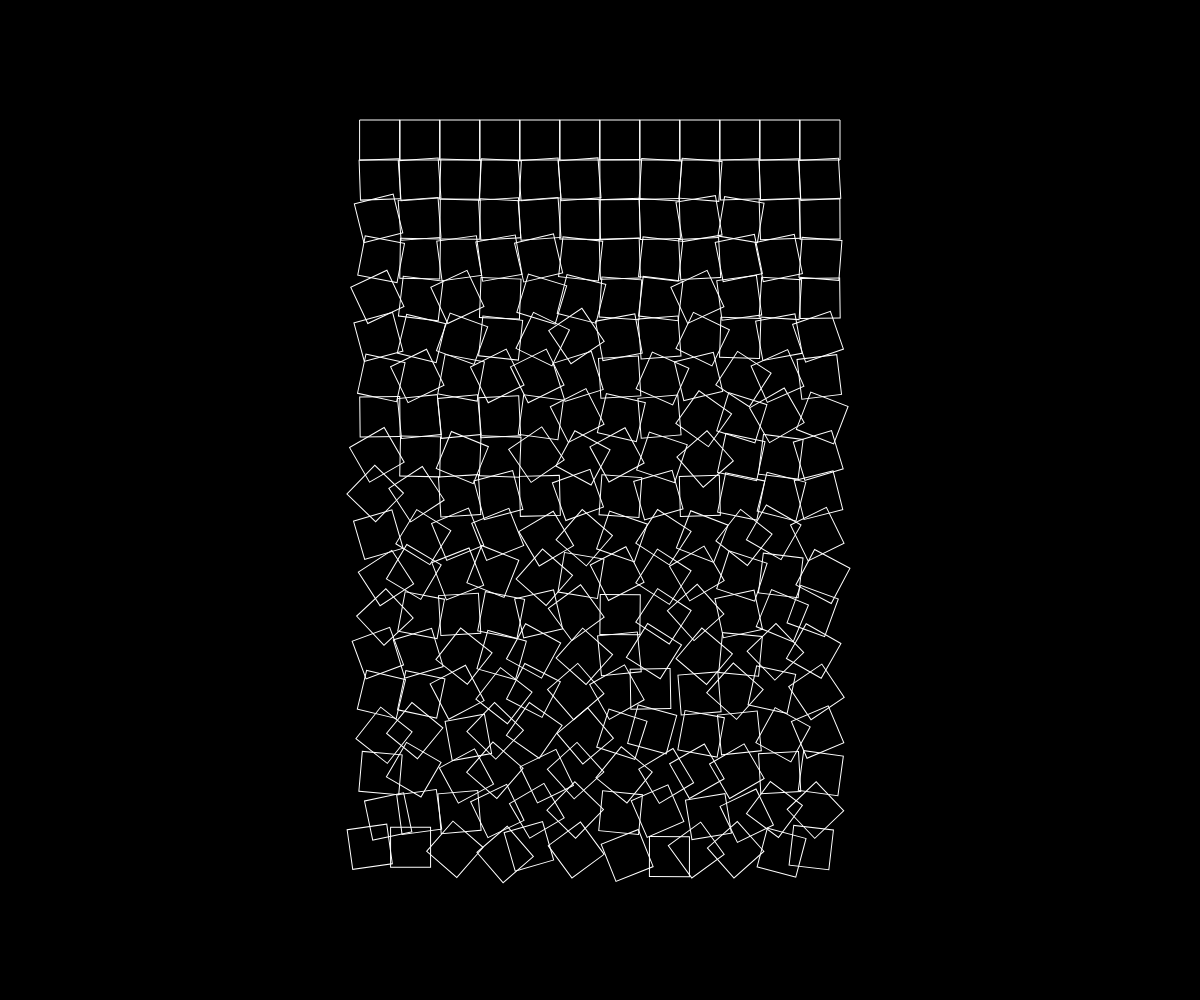
Frame 1 (no input)
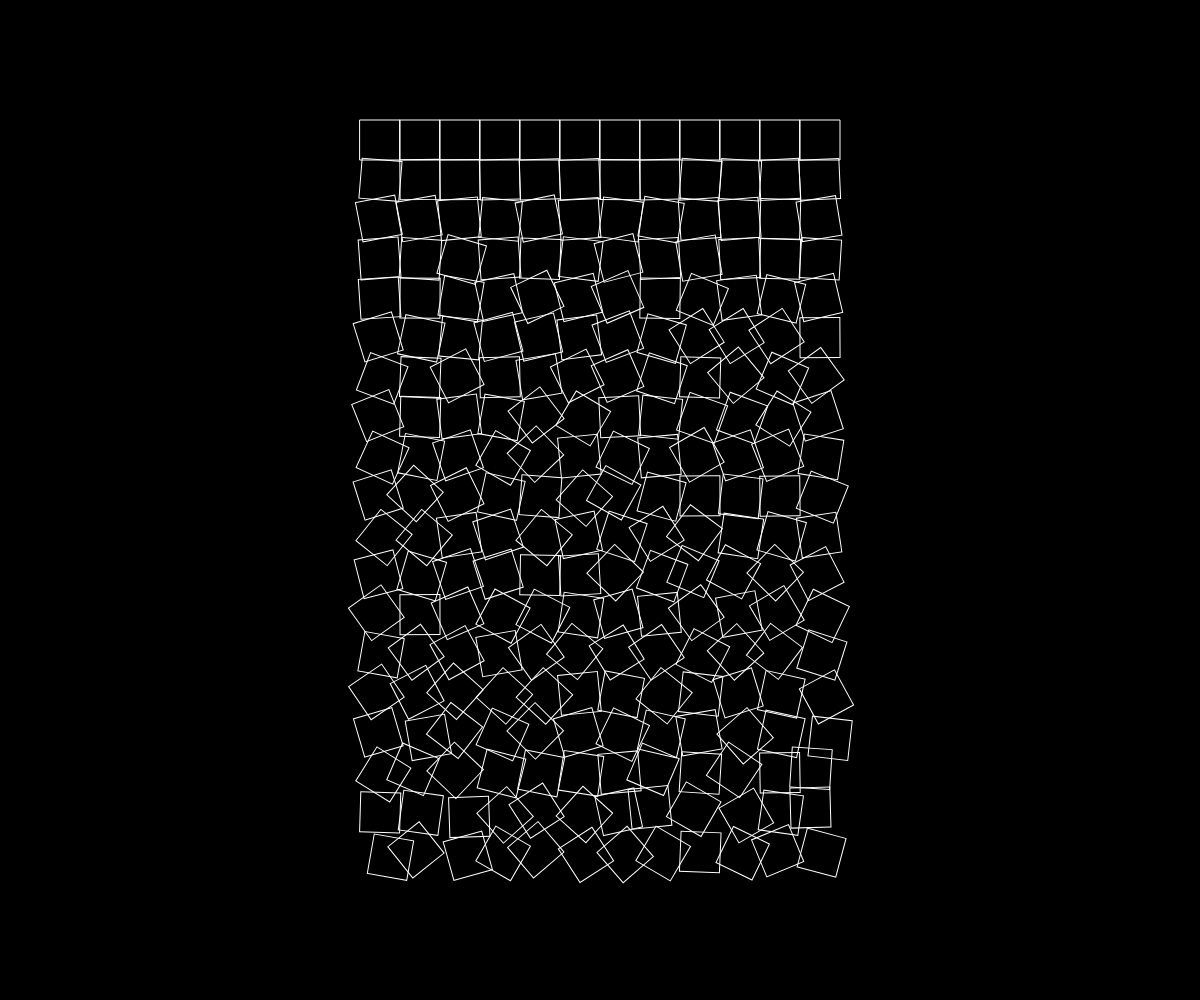
Frame 60 (no input)
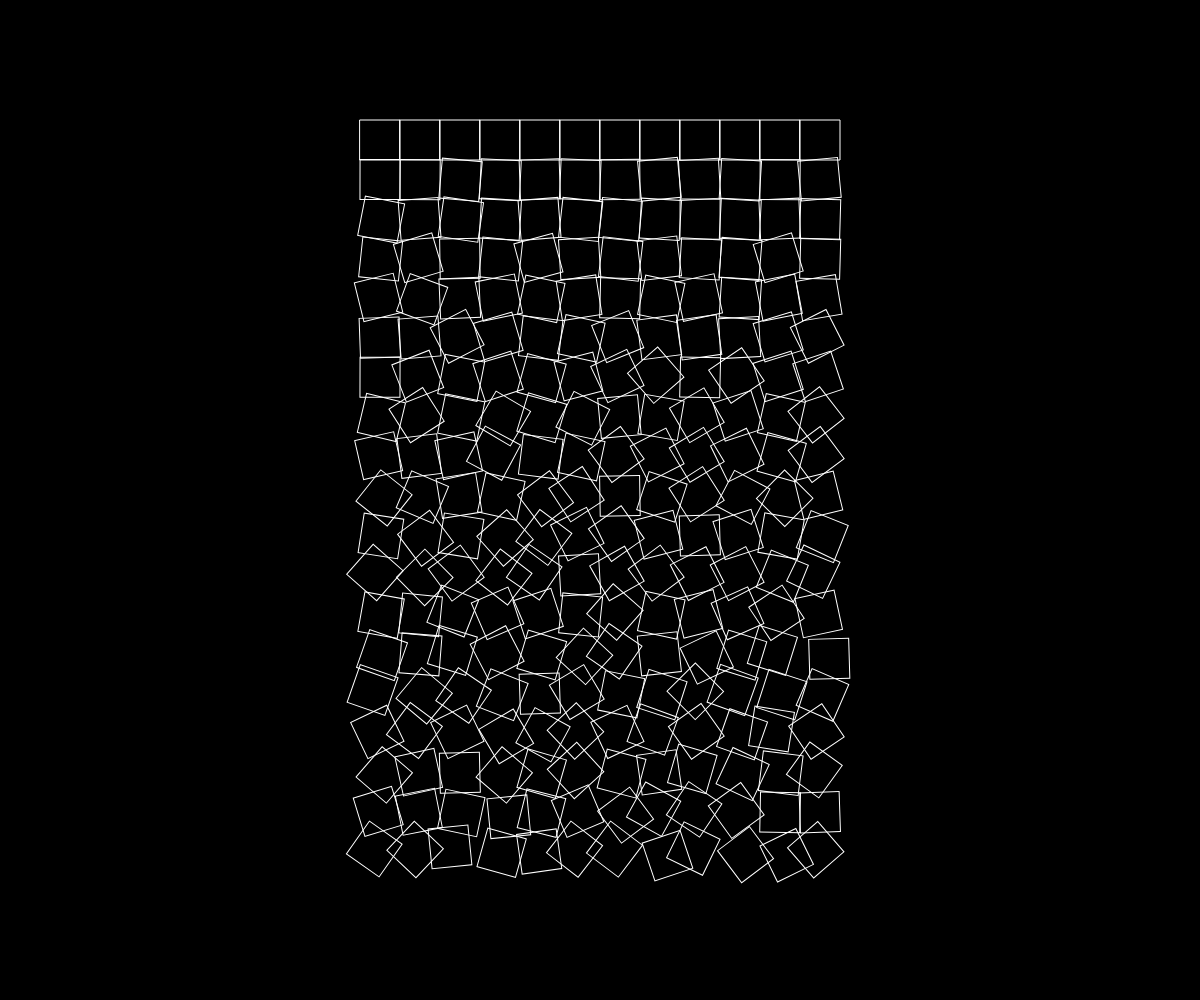
Frame 120 (the mouse pressed at the canvas centre since frame 60)

The p5.js sketch that drew these frames (run headless with seeded random() and noise() and a simulated clock; from frame 60 on, the mouse is pressed at the canvas centre):

// p5.js sketch
// ── sketch.js
/*
  Ralf Baecker 2021

  original Schotter by Georg Nees ~1960
  http://www.medienkunstnetz.de/werke/schotter/

*/

var w = 12;
var h = 19;
var s = 0.001;

function setup() {
    createCanvas(windowWidth, windowHeight);
    rectMode(CENTER);
}

function draw() {
    background(0);
    noFill();
    stroke(255);
    push();
    translate((width / 2) - (w * 4 * 5), (height / 2) - (h * 5 * 4));
    for (var y = 0; y < h; y++) {
        for (var x = 0; x < w; x++) {
            push();
            translate((x + 0.5) * 10 * 4, (y + 0.5) * 10 * 4);
            translate(map(noise(x, y, (millis() * s)), 0, 1, -y * 0.9, y * 0.9), map(noise(x, y, (millis() * s)), 0, 1, -y * 0.9, y * 0.0));
            rotate(map(noise(x, y, s * millis()), 0, 1, -y * 0.15, y * 0.15));
            rect(0, 0, 10 * 4, 10 * 4);
            pop();
        }
    }
    pop();
}
